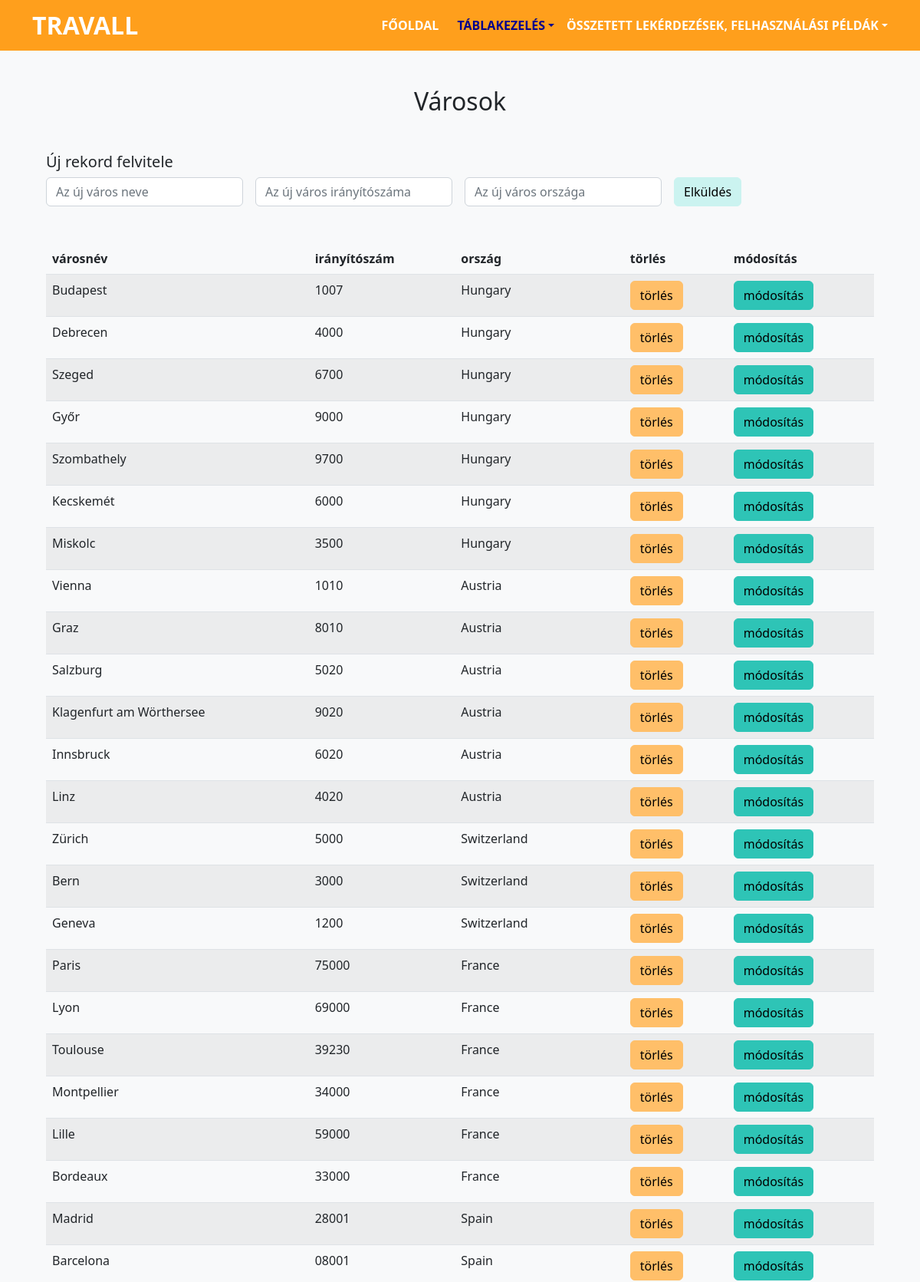
/cities.php (upper part), run on the app's committed database.
### tables this page shows
CREATE TABLE varos (
    varos_id        INT             NOT NULL AUTO_INCREMENT,
    varosnev        VARCHAR(85)     NOT NULL,
    iranyitoszam    VARCHAR(10)     NOT NULL,
    orszag          VARCHAR(56)     NOT NULL,
    PRIMARY KEY (varos_id)
);

### cities.php (the view, shortened to what this page needs)
<?php
include_once "common/functions.php";
?>
<!DOCTYPE html>
<html lang="hu">
<head>
    <link rel="stylesheet" href="assets/css/style.css" />
    <link rel="stylesheet" href="assets/css/bootstrap.css">
</head>
<body>
    <?php
    include_once "common/header.php";
    ?>
    <section class="p-5 bg-light">
        <div class="container">
            <div class="row text-center">
                <h2 class="mb-5 text-capitalize">Városok</h2>
            </div>
            <div class="row mb-5">
                <div class="col-md-auto">
                    <h5>Új rekord felvitele</h5>
                </div>
                <div class="col-md-auto">
                    <form method="POST" action="createitem.php" class="row gy-2 gx-3 align-items-center">
                        <div class="col-auto">
                            <input type="text" class="form-control" name="in_varosnev" placeholder="Az új város neve">
                        </div>
                        <div class="col-auto">
                            <input type="text" class="form-control" name="in_iranyitoszam" placeholder="Az új város irányítószáma">
                        </div>
                        <div class="col-auto">
                            <input type="text" class="form-control" name="in_orszag" placeholder="Az új város országa">
                        </div>
                        <div class="col-auto">
                            <input type="submit" class="btn btn-info" value="Elküldés" name="submitted" />
                        </div>
                    </form>
                </div>
            </div>
            <?php
            $cities = get_data("varos");
            if ($cities === "") {
                echo '<div class="alert alert-danger text-center" role="alert">
                        A tábla üres!
                    </div>';
            } else {
                if ($cities === false) {
                    echo '<div class="alert alert-danger text-center" role="alert">
                        Sikertelen lekérés!
                    </div>';
                } else { ?>
                    <table class="table table-striped">
                        <thead>
                            <tr>
                                <th class="col">városnév</th>
                                <th class="col">irányítószám</th>
                                <th class="col">ország</th>
                                <th class="col">törlés</th>
                                <th class="col">módosítás</th>
                            </tr>
                        </thead>
                        <tbody>
                            <?php
                            while ($row = mysqli_fetch_assoc($cities)) {
                                echo '<tr>';
                                echo '<td>' . $row['varosnev'] . '</td>';
                                echo '<td>' . $row['iranyitoszam'] . '</td>';
                                echo '<td>' . $row['orszag'] . '</td>';
                                echo '<td><form method="POST" action="deleteitem.php">
                                <input type="hidden" name="frompage" value="cities" />
                                <input type="hidden" name="in_varos_id" value=' . $row['varos_id'] . ' />
                                <input class="btn btn-secondary" type="submit" value="törlés" />
                                </form></td>
                                ';
                                echo '<td>
                                <button type="button" class="btn btn-warning" data-bs-toggle="modal" data-bs-target="#modify' . $row['varos_id'] . '">módosítás</button>
                                    id="modify' . $row['varos_id'] . '"
                                    aria-labelledby="modifylabel' . $row['varos_id'] . '"
                                                <h1 class="modal-title fs-5" id="modifylabel' . $row['varos_id'] . '">Rekord módosítása</h1>
                                                    <input type="hidden" name="in_varos_id" value=' . $row['varos_id'] . ' />
                                </td>';
                                echo '</tr>';
                            }
                            ?>
                        </tbody>
                    </table>
            <?php }
            }
            ?>
        </div>
    </section>
</body>
</html>
</body>
</html>

### assets/css/style.css (style rules this page uses)
body::before { display: block; content: ''; height: 65px; }

### data on the page
varos: varosnev "Budapest", iranyitoszam "1007", orszag "Hungary"
varos: varosnev "Debrecen", iranyitoszam "4000", orszag "Hungary"
varos: varosnev "Szeged", iranyitoszam "6700", orszag "Hungary"
varos: varosnev "Győr", iranyitoszam "9000", orszag "Hungary"
varos: varosnev "Szombathely", iranyitoszam "9700", orszag "Hungary"
varos: varosnev "Kecskemét", iranyitoszam "6000", orszag "Hungary"
varos: varosnev "Miskolc", iranyitoszam "3500", orszag "Hungary"
varos: varosnev "Vienna", iranyitoszam "1010", orszag "Austria"
varos: varosnev "Graz", iranyitoszam "8010", orszag "Austria"
varos: varosnev "Salzburg", iranyitoszam "5020", orszag "Austria"
varos: varosnev "Klagenfurt am Wörthersee", iranyitoszam "9020", orszag "Austria"
varos: varosnev "Innsbruck", iranyitoszam "6020", orszag "Austria"
varos: varosnev "Linz", iranyitoszam "4020", orszag "Austria"
varos: varosnev "Zürich", iranyitoszam "5000", orszag "Switzerland"
varos: varosnev "Bern", iranyitoszam "3000", orszag "Switzerland"
varos: varosnev "Geneva", iranyitoszam "1200", orszag "Switzerland"
varos: varosnev "Paris", iranyitoszam "75000", orszag "France"
varos: varosnev "Lyon", iranyitoszam "69000", orszag "France"
varos: varosnev "Toulouse", iranyitoszam "39230", orszag "France"
varos: varosnev "Montpellier", iranyitoszam "34000", orszag "France"
varos: varosnev "Lille", iranyitoszam "59000", orszag "France"
varos: varosnev "Bordeaux", iranyitoszam "33000", orszag "France"
varos: varosnev "Madrid", iranyitoszam "28001", orszag "Spain"
varos: varosnev "Barcelona", iranyitoszam "08001", orszag "Spain"
